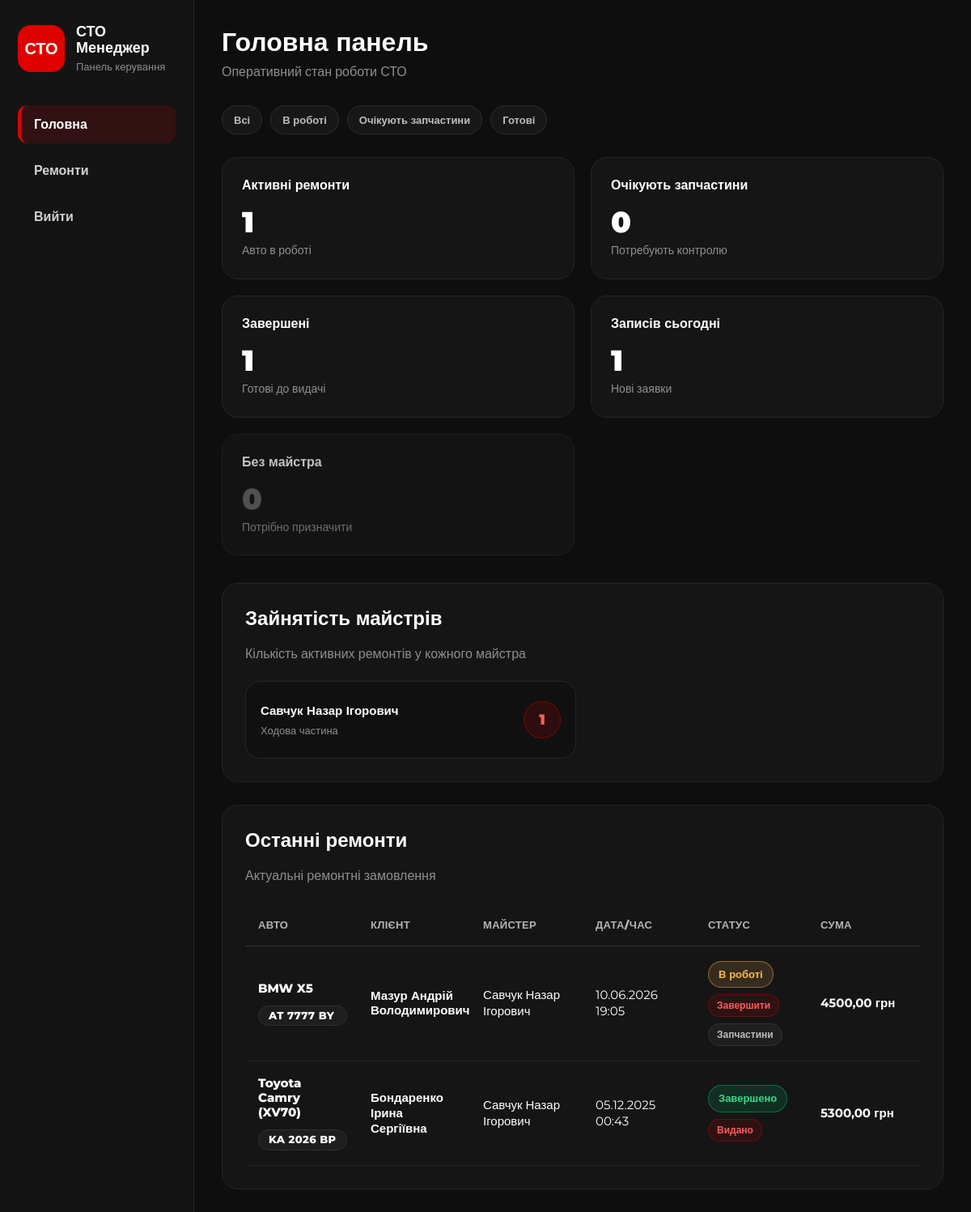
Screenshot of / (signed in) with the database file from the repository.
### masters/models.py (models this page shows, shortened)
class Master(models.Model):
    user = models.OneToOneField(
        User,
        on_delete=models.SET_NULL,
        null=True,
        blank=True,
        related_name='master_profile',
        verbose_name='Користувач'
    )
    full_name = models.CharField(
        max_length=100,
        verbose_name="ПІБ майстра"
    )
    phone = models.CharField(
        max_length=20,
        blank=True,
        verbose_name="Телефон"
    )
    specialization = models.CharField(
        max_length=100,
        blank=True,
        verbose_name="Спеціалізація"
    )
    is_active = models.BooleanField(
        default=True,
        verbose_name="Активний"
    )
    created_at = models.DateTimeField(
        auto_now_add=True,
        verbose_name="Дата додавання"
    )
    class Meta:
        verbose_name = "Майстер"
        verbose_name_plural = "Майстри"
        ordering = ['full_name']

### repairs/models.py (models this page shows, shortened)
class Repair(models.Model):
    class Status(models.TextChoices):
        NEW = 'new', 'Новий'
        IN_PROGRESS = 'in_progress', 'В роботі'
        AWAITING_PARTS = 'awaiting_parts', 'Очікує запчастини'
        COMPLETED = 'completed', 'Завершено'
        ISSUED = 'issued', 'Видано клієнту'
        CANCELLED = 'cancelled', 'Скасовано'
    car = models.ForeignKey(
        Car,
        on_delete=models.CASCADE,
        related_name='repairs',
        verbose_name="Автомобіль"
    )
    problem_description = models.TextField(
        verbose_name="Опис несправності"
    )
    work_description = models.TextField(
        blank=True,
        verbose_name="Виконані роботи"
    )
    status = models.CharField(
        max_length=20,
        choices=Status.choices,
        default=Status.NEW,
        verbose_name="Статус ремонту"
    )
    master = models.ForeignKey(
        Master,
        on_delete=models.SET_NULL,
        null=True,
        blank=True,
        related_name='repairs',
        verbose_name="Майстер"
    )
    start_date = models.DateTimeField(
        auto_now_add=True,
        verbose_name="Дата прийому"
    )
    planned_end_date = models.DateField(
        null=True,
        blank=True,
        verbose_name="Планова дата завершення"
    )
    end_date = models.DateTimeField(
        null=True,
        blank=True,
        verbose_name="Фактична дата завершення"
    )
    labor_cost = models.DecimalField(
        max_digits=10,
        decimal_places=2,
        default=0,
        validators=[MinValueValidator(0)],
        verbose_name="Вартість робіт"
    )
    parts_cost = models.DecimalField(
        max_digits=10,
        decimal_places=2,
        default=0,
        validators=[MinValueValidator(0)],
        verbose_name="Вартість запчастин"
    )
    notes = models.TextField(
        blank=True,
        verbose_name="Примітки"
    )
    created_at = models.DateTimeField(
        auto_now_add=True,
        verbose_name="Дата створення"
    )
    updated_at = models.DateTimeField(
        auto_now=True,
        verbose_name="Дата оновлення"
    )
    @property
    def total_cost(self):
        return self.labor_cost + self.parts_cost
    class Meta:
        verbose_name = "Ремонтне замовлення"
        verbose_name_plural = "Ремонтні замовлення"
        ordering = ['-created_at']

### cars/models.py (models this page shows, shortened)
class Car(models.Model):
    class Transmission(models.TextChoices):
        MANUAL = 'manual', 'Механічна'
        AUTOMATIC = 'automatic', 'Автоматична'
        ROBOT = 'robot', 'Роботизована'
        VARIATOR = 'variator', 'Варіатор'
    class FuelType(models.TextChoices):
        PETROL = 'petrol', 'Бензин'
        DIESEL = 'diesel', 'Дизель'
        ELECTRIC = 'electric', 'Електро'
        HYBRID = 'hybrid', 'Гібрид'
        GAS = 'gas', 'Газ'
    owner = models.ForeignKey(
        Client,
        on_delete=models.CASCADE,
        related_name='cars',
        verbose_name="Власник",
        null=True,
        blank=True
    )
    make = models.CharField(
        max_length=100,
        verbose_name="Марка"
    )
    model_name = models.CharField(
        max_length=100,
        verbose_name="Модель"
    )
    license_plate = models.CharField(
        max_length=20,
        blank=True,
        verbose_name="Держномер"
    )
    vin = models.CharField(
        max_length=17,
        unique=True,
        verbose_name="VIN-код",
        validators=[MinLengthValidator(17)]
    )
    owner_name = models.CharField(
        max_length=100,
        verbose_name="ПІБ власника",
        blank=True
    )
    year = models.PositiveIntegerField(
        verbose_name="Рік випуску",
        validators=[
            MinValueValidator(1900),
            MaxValueValidator(datetime.date.today().year + 1)
        ],
        help_text="Використовуйте формат: <YYYY>"
    )
    color = models.CharField(
        max_length=50,
        verbose_name="Колір"
    )
    transmission = models.CharField(
        max_length=20,
        choices=Transmission.choices,
        default=Transmission.AUTOMATIC,
        verbose_name="Коробка передач"
    )
    fuel_type = models.CharField(
        max_length=20,
        choices=FuelType.choices,
        default=FuelType.PETROL,
        verbose_name="Тип пального"
    )
    mileage = models.PositiveIntegerField(
        default=0,
        verbose_name="Пробіг (км)"
    )
    engine_volume = models.DecimalField(
        max_digits=4,
        decimal_places=1,
        blank=True,
        null=True,
        verbose_name="Об'єм двигуна (л)"
    )
    description = models.TextField(
        blank=True,
        verbose_name="Опис"
    )
    main_image = models.ImageField(
        upload_to='cars/%Y/%m/',
        blank=True,
        null=True,
        verbose_name="Фото"
    )
    is_published = models.BooleanField(
        default=True,
        verbose_name="Опубліковано"
    )
    created_at = models.DateTimeField(
        auto_now_add=True,
        verbose_name="Дата додавання"
    )
    updated_at = models.DateTimeField(
        auto_now=True,
        verbose_name="Дата оновлення"
    )
    class Meta:
        verbose_name = "Автомобіль"
        verbose_name_plural = "Автомобілі"
        ordering = ['-created_at']

### clients/models.py (models this page shows, shortened)
class Client(models.Model):
    full_name = models.CharField(max_length=150, verbose_name="ПІБ")
    phone = models.CharField(max_length=20, unique=True, verbose_name="Телефон")
    email = models.EmailField(blank=True, null=True, verbose_name="Email")
    address = models.CharField(max_length=255, blank=True, null=True, verbose_name="Адреса")
    notes = models.TextField(blank=True, null=True, verbose_name="Примітки")
    created_at = models.DateTimeField(auto_now_add=True)
    class Meta:
        verbose_name = "Клієнт"
        verbose_name_plural = "Клієнти"
        ordering = ['full_name']

### sto_management/views.py (the view)
# urls.py: path('', home_view, name='home'),
@login_required
def home_view(request):
    status_filter = request.GET.get('status', '')
    repairs_queryset = Repair.objects.select_related(
        'car',
        'car__owner',
        'master'
    )
    if is_master(request.user) and not is_admin(request.user) and not is_manager(request.user):
        try:
            master_profile = request.user.master_profile
            repairs_queryset = repairs_queryset.filter(master=master_profile)
        except Master.DoesNotExist:
            repairs_queryset = repairs_queryset.none()
    active_repairs = repairs_queryset.filter(
        status__in=['new', 'in_progress']
    ).count()
    awaiting_parts = repairs_queryset.filter(
        status='awaiting_parts'
    ).count()
    completed_repairs = repairs_queryset.filter(
        status__in=['completed', 'issued']
    ).count()
    today_repairs = repairs_queryset.filter(
        created_at__date=timezone.now().date()
    ).count()
    unassigned_repairs = repairs_queryset.filter(
        master__isnull=True,
        status__in=['new', 'in_progress', 'awaiting_parts']
    ).count()
    latest_repairs = repairs_queryset.order_by('-created_at')
    if status_filter:
        latest_repairs = latest_repairs.filter(status=status_filter)
    latest_repairs = latest_repairs[:8]
    today = timezone.now().date()
    for repair in latest_repairs:
        repair.is_overdue = False
        repair.is_today_deadline = False
        if repair.planned_end_date:
            if repair.planned_end_date < today:
                repair.is_overdue = True
            elif repair.planned_end_date == today:
                repair.is_today_deadline = True
    master_workload = Master.objects.filter(
        is_active=True
    ).annotate(
        active_repairs_count=Count(
            'repairs',
            filter=Q(
                repairs__status__in=[
                    'new',
                    'in_progress',
                    'awaiting_parts'
                ]
            )
        )
    ).order_by('full_name')
    if is_master(request.user) and not is_admin(request.user) and not is_manager(request.user):
        master_workload = master_workload.filter(user=request.user)
    context = {
        'active_repairs': active_repairs,
        'awaiting_parts': awaiting_parts,
        'completed_repairs': completed_repairs,
        'today_repairs': today_repairs,
        'unassigned_repairs': unassigned_repairs,
        'latest_repairs': latest_repairs,
        'master_workload': master_workload,
        'is_admin': is_admin(request.user),
        'is_manager': is_manager(request.user),
        'is_master': is_master(request.user),
    }
    return render(request, 'home.html', context)

### sto_management/views.py (called while the page is built)
def is_admin(user):
    return user.is_superuser or user.groups.filter(name='Admin').exists()

def is_manager(user):
    return user.groups.filter(name='Manager').exists()

def is_master(user):
    return user.groups.filter(name='Master').exists()

### templates/home.html (shortened to what this page needs)
{% extends 'base.html' %}
{% block content %}
<div class="hero-actions">
    <div>
        <h1>Головна панель</h1>
        <p>Оперативний стан роботи СТО</p>
    </div>
</div>
<div class="quick-filters">
    <a href="{% url 'home' %}" class="filter-chip">Всі</a>
    <a href="?status=in_progress" class="filter-chip">В роботі</a>
    <a href="?status=awaiting_parts" class="filter-chip">Очікують запчастини</a>
    <a href="?status=completed" class="filter-chip">Готові</a>
</div>
<div class="dashboard-grid">
    <div class="dashboard-card">
        <div class="card-head">
            <span>Активні ремонти</span>
        </div>
        <h3>{{ active_repairs }}</h3>
        <p>Авто в роботі</p>
    </div>
    <div class="dashboard-card">
        <div class="card-head">
            <span>Очікують запчастини</span>
        </div>
        <h3>{{ awaiting_parts }}</h3>
        <p>Потребують контролю</p>
    </div>
    <div class="dashboard-card">
        <div class="card-head">
            <span>Завершені</span>
        </div>
        <h3>{{ completed_repairs }}</h3>
        <p>Готові до видачі</p>
    </div>
    <div class="dashboard-card {% if today_repairs == 0 %}card-muted{% endif %}">
        <div class="card-head">
            <span>Записів сьогодні</span>
        </div>
        <h3>{{ today_repairs }}</h3>
        <p>Нові заявки</p>
    </div>
    <div class="dashboard-card {% if unassigned_repairs == 0 %}card-muted{% endif %}">
        <div class="card-head">
            <span>Без майстра</span>
        </div>
        <h3>{{ unassigned_repairs }}</h3>
        <p>Потрібно призначити</p>
    </div>
</div>
<div class="section-box master-workload-box">
    <div class="section-header">
        <h2>Зайнятість майстрів</h2>
        <p>Кількість активних ремонтів у кожного майстра</p>
    </div>
    <div class="master-workload-grid">
        {% for master in master_workload %}
        <div class="master-workload-card">
            <div>
                <strong>{{ master.full_name }}</strong>
                <span>
                    {{ master.specialization|default:"Спеціалізація не вказана" }}
                </span>
            </div>
            <div class="master-count">
                {{ master.active_repairs_count }}
            </div>
        </div>
        {% empty %}
        <div class="empty-row">
            Майстрів ще не додано
        </div>
        {% endfor %}
    </div>
</div>
<div class="section-box">
    <div class="section-header">
        <h2>Останні ремонти</h2>
        <p>Актуальні ремонтні замовлення</p>
    </div>
    <table class="dashboard-table">
        <thead>
            <tr>
                <th>Авто</th>
                <th>Клієнт</th>
                <th>Майстер</th>
                <th>Дата/час</th>
                <th>Статус</th>
                <th>Сума</th>
            </tr>
        </thead>
        <tbody>
        {% for repair in latest_repairs %}
        <tr>
            <td class="car-name-cell">
                <a href="{% url 'car_detail' repair.car.id %}" class="car-link">
                    {{ repair.car.make }} {{ repair.car.model_name }}
                </a>
                {% if repair.car.license_plate %}
                    <br>
                    <span class="plate-badge">
                        {{ repair.car.license_plate }}
                    </span>
                {% endif %}
            </td>
            <td class="owner-cell">
                {% if repair.car.owner %}
                    <a href="{% url 'client_detail' repair.car.owner.id %}" class="client-link">
                        {{ repair.car.owner.full_name }}
                    </a>
                {% elif repair.car.owner_name %}
                    {{ repair.car.owner_name }}
                {% else %}
                    <span class="muted-text">Не вказано</span>
                {% endif %}
            </td>
            <td>
                {% if repair.master %}
                    {{ repair.master.full_name }}
                {% else %}
                    <span class="danger-text">Не призначено</span>
                {% endif %}
            </td>
            <td>
                {{ repair.start_date|date:"d.m.Y H:i" }}
            </td>
            <td>
                <span class="status-badge status-{{ repair.status }}">
                    {{ repair.get_status_display }}
                </span>
                <div class="status-actions">
                    {% if repair.status == 'new' %}
                        <a href="{% url 'update_repair_status' repair.id 'in_progress' %}" class="status-action-btn">
                            Прийняти
                        </a>
                    {% elif repair.status == 'in_progress' %}
                        <a href="{% url 'update_repair_status' repair.id 'completed' %}" class="status-action-btn">
                            Завершити
                        </a>
                        <a href="{% url 'update_repair_status' repair.id 'awaiting_parts' %}" class="status-action-btn muted-action">
                            Запчастини
                        </a>
                    {% elif repair.status == 'awaiting_parts' %}
                        <a href="{% url 'update_repair_status' repair.id 'in_progress' %}" class="status-action-btn">
                            В роботу
                        </a>
                    {% elif repair.status == 'completed' %}
                        <a href="{% url 'update_repair_status' repair.id 'issued' %}" class="status-action-btn">
                            Видано
                        </a>
                    {% elif repair.status == 'issued' %}
                        <span class="status-badge status-issued">
                            Закрито
                        </span>
                    {% endif %}
                </div>
            </td>
            <td>
                <strong>{{ repair.total_cost }} грн</strong>
            </td>
        </tr>
        {% empty %}
        <tr>
            <td colspan="6" class="empty-row">
                Ремонтних заявок ще немає
            </td>
        </tr>
        {% endfor %}
        </tbody>
    </table>
</div>
{% endblock %}

### rows the page displays
Master: full_name "Савчук Назар Ігорович", specialization "Ходова частина", active_repairs_count "1"
Repair: car.make "BMW", car.model_name "X5", car.license_plate "AT 7777 BY", car.owner.full_name "Мазур Андрій Володимирович", master.full_name "Савчук Назар Ігорович", start_date "10.06.2026 19:05", status "В роботі", shows "Завершити", total_cost "4500,00"
Repair: car.make "Toyota", car.model_name "Camry (XV70)", car.license_plate "KA 2026 BP", car.owner.full_name "Бондаренко Ірина Сергіївна", master.full_name "Савчук Назар Ігорович", start_date "05.12.2025 00:43", status "Завершено", shows "Видано", total_cost "5300,00"

### other values shown
{{ active_repairs }} "1"
{{ awaiting_parts }} "0"
{{ completed_repairs }} "1"
{{ today_repairs }} "1"
{{ unassigned_repairs }} "0"
